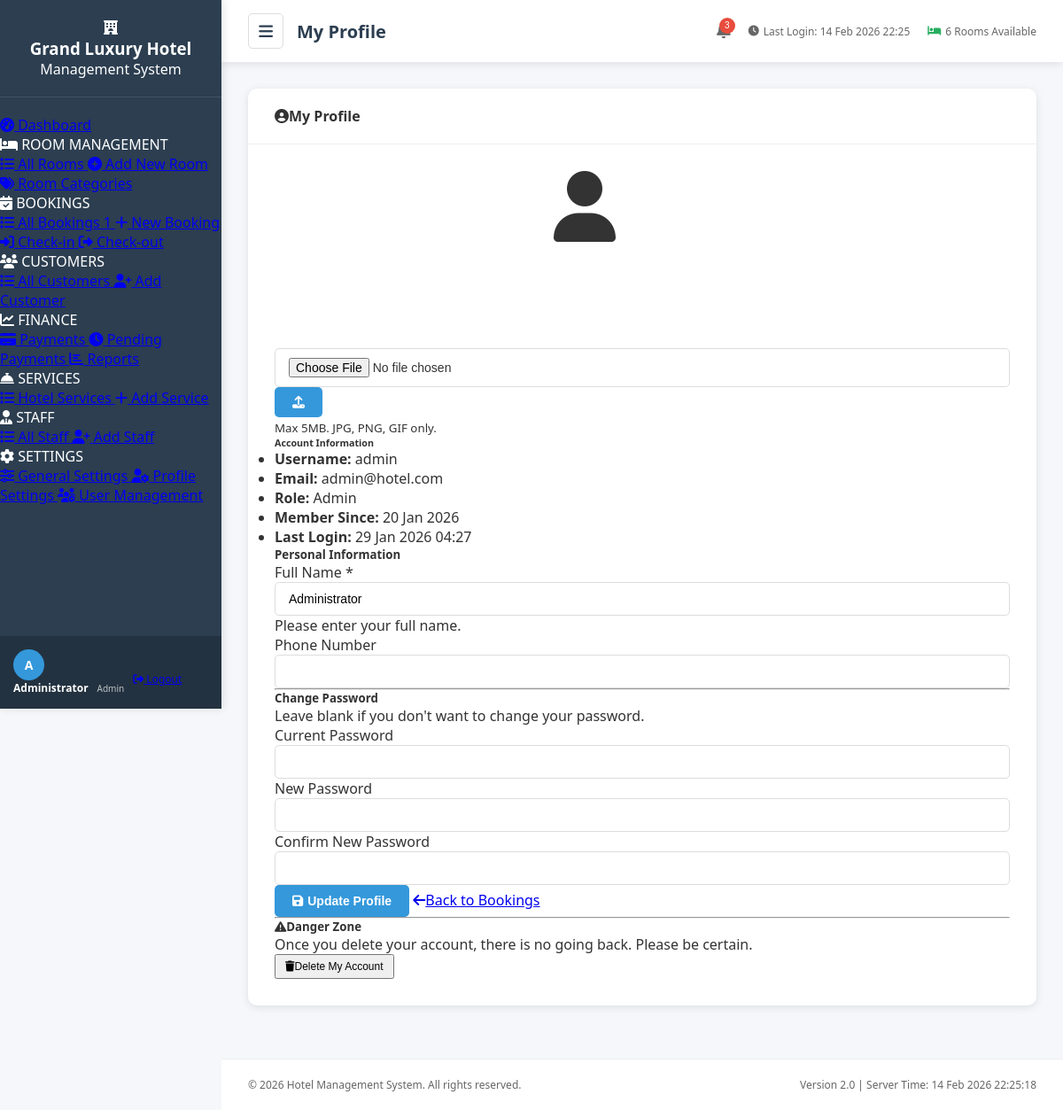
The app's page /profile.php (signed in) with its own data.
### tables this page shows
CREATE TABLE `settings` (
  `id` int(11) NOT NULL,
  `setting_key` varchar(100) NOT NULL,
  `setting_value` text DEFAULT NULL,
  `setting_group` varchar(50) DEFAULT 'general',
  `description` text DEFAULT NULL,
  `created_at` timestamp NOT NULL DEFAULT current_timestamp(),
  `updated_at` timestamp NOT NULL DEFAULT current_timestamp() ON UPDATE current_timestamp()
);

CREATE TABLE `users` (
  `id` int(11) NOT NULL,
  `username` varchar(50) NOT NULL,
  `password` varchar(255) NOT NULL,
  `email` varchar(100) NOT NULL,
  `full_name` varchar(100) DEFAULT NULL,
  `phone` varchar(20) DEFAULT NULL,
  `profile_picture` varchar(255) DEFAULT NULL,
  `role` enum('admin','receptionist','customer') DEFAULT 'customer',
  `status` enum('active','inactive','suspended') DEFAULT 'active',
  `created_at` timestamp NOT NULL DEFAULT current_timestamp(),
  `last_login` timestamp NULL DEFAULT NULL
);

### profile.php (the view, shortened to what the rows shown need)
<?php
require_once 'includes/config.php';
$user_sql = "SELECT * FROM users WHERE id = ?";
$user_stmt = $conn->prepare($user_sql);
$user_stmt->bind_param("i", $_SESSION['user_id']);
$user_stmt->execute();
$user_result = $user_stmt->get_result();
$user = $user_result->fetch_assoc();
?>
<?php include 'includes/header.php'; ?>
<div class="container">
    <div class="row justify-content-center">
        <div class="col-md-10">
            <div class="card">
                <div class="card-body">
                    <div class="row">
                        <div class="col-md-4 text-center mb-4">
                            <div class="mt-4">
                                <ul class="list-unstyled">
                                    <li><strong>Username:</strong> <?php echo $user['username']; ?></li>
                                    <li><strong>Email:</strong> <?php echo $user['email']; ?></li>
                                    <li><strong>Role:</strong> <?php echo ucfirst($user['role']); ?></li>
                                    <li><strong>Member Since:</strong> <?php echo date('d M Y', strtotime($user['created_at'])); ?></li>
                                    <?php if ($user['last_login']): ?>
                                        <li><strong>Last Login:</strong> <?php echo date('d M Y H:i', strtotime($user['last_login'])); ?></li>
                                    <?php endif; ?>
                                </ul>
                            </div>
                        </div>
                        <div class="col-md-8">
                            <form method="POST" action="" class="needs-validation" novalidate>
                                <div class="row">
                                    <div class="col-md-6 mb-3">
                                        <label for="full_name" class="form-label">Full Name *</label>
                                        <input type="text" class="form-control" id="full_name" name="full_name"
                                               value="<?php echo htmlspecialchars($user['full_name']); ?>" required>
                                        <div class="invalid-feedback">Please enter your full name.</div>
                                    </div>
                                </div>
                            </form>
                        </div>
                    </div>
                </div>
            </div>
        </div>
    </div>
</div>
<?php include 'includes/footer.php'; ?>

### includes/sidebar.php (shortened to what the rows shown need)
<?php
$current_page = basename($_SERVER['PHP_SELF']);
$action = isset($_GET['action']) ? $_GET['action'] : '';
$pending_bookings = $conn->query("SELECT COUNT(*) as count FROM bookings WHERE booking_status = 'pending'")->fetch_assoc()['count'];
?>
<aside class="sidebar">
    <div class="sidebar-header">
        <div class="sidebar-logo">
            <i class="fas fa-hotel"></i>
        </div>
        <div class="sidebar-title">
            <h3><?php echo $hotel_name; ?></h3>
            <p>Management System</p>
        </div>
    </div>
    <nav class="sidebar-nav">
        <a href="index.php" class="nav-item <?php echo $current_page == 'index.php' ? 'active' : ''; ?>">
            <i class="fas fa-tachometer-alt"></i>
            <span>Dashboard</span>
        </a>
        <div class="nav-group">
            <p class="nav-label">
                <i class="fas fa-bed"></i> ROOM MANAGEMENT
            </p>
            <a href="rooms.php?action=list" class="nav-item <?php echo ($current_page == 'rooms.php' && in_array($action, ['list', 'view', 'edit'])) ? 'active' : ''; ?>">
                <i class="fas fa-list"></i>
                <span>All Rooms</span>
            </a>
            <a href="rooms.php?action=add" class="nav-item <?php echo ($current_page == 'rooms.php' && $action == 'add') ? 'active' : ''; ?>">
                <i class="fas fa-plus-circle"></i>
                <span>Add New Room</span>
            </a>
            <a href="rooms.php?action=categories" class="nav-item <?php echo ($current_page == 'rooms.php' && $action == 'categories') ? 'active' : ''; ?>">
                <i class="fas fa-tags"></i>
                <span>Room Categories</span>
            </a>
        </div>
        <div class="nav-group">
            <p class="nav-label">
                <i class="fas fa-calendar-check"></i> BOOKINGS
            </p>
            <a href="bookings.php?action=list" class="nav-item <?php echo ($current_page == 'bookings.php' && in_array($action, ['list', 'view', 'edit'])) ? 'active' : ''; ?>">
                <i class="fas fa-list"></i>
                <span>All Bookings</span>
                <?php if ($pending_bookings > 0): ?>
                <span class="nav-badge"><?php echo $pending_bookings; ?></span>
                <?php endif; ?>
            </a>
            <a href="bookings.php?action=add" class="nav-item <?php echo ($current_page == 'bookings.php' && $action == 'add') ? 'active' : ''; ?>">
                <i class="fas fa-plus"></i>
                <span>New Booking</span>
            </a>
            <a href="bookings.php?action=checkin" class="nav-item <?php echo ($current_page == 'bookings.php' && $action == 'checkin') ? 'active' : ''; ?>">
                <i class="fas fa-sign-in-alt"></i>
                <span>Check-in</span>
            </a>
            <a href="bookings.php?action=checkout" class="nav-item <?php echo ($current_page == 'bookings.php' && $action == 'checkout') ? 'active' : ''; ?>">
                <i class="fas fa-sign-out-alt"></i>
                <span>Check-out</span>
            </a>
        </div>
        <div class="nav-group">
            <p class="nav-label">
                <i class="fas fa-users"></i> CUSTOMERS
            </p>
            <a href="customers.php?action=list" class="nav-item <?php echo ($current_page == 'customers.php' && in_array($action, ['list', 'view', 'edit'])) ? 'active' : ''; ?>">
                <i class="fas fa-list"></i>
                <span>All Customers</span>
            </a>
            <a href="customers.php?action=add" class="nav-item <?php echo ($current_page == 'customers.php' && $action == 'add') ? 'active' : ''; ?>">
                <i class="fas fa-user-plus"></i>
                <span>Add Customer</span>
            </a>
        </div>
        <div class="nav-group">
            <p class="nav-label">
                <i class="fas fa-chart-line"></i> FINANCE
            </p>
            <a href="payments.php?action=list" class="nav-item <?php echo ($current_page == 'payments.php' && in_array($action, ['list', 'view'])) ? 'active' : ''; ?>">
                <i class="fas fa-credit-card"></i>
                <span>Payments</span>
            </a>
            <a href="payments.php?action=pending" class="nav-item <?php echo ($current_page == 'payments.php' && $action == 'pending') ? 'active' : ''; ?>">
                <i class="fas fa-clock"></i>
                <span>Pending Payments</span>
            </a>
            <a href="reports.php" class="nav-item <?php echo $current_page == 'reports.php' ? 'active' : ''; ?>">
                <i class="fas fa-chart-bar"></i>
                <span>Reports</span>
            </a>
        </div>
        <div class="nav-group">
            <p class="nav-label">
                <i class="fas fa-concierge-bell"></i> SERVICES
            </p>
            <a href="services.php?action=list" class="nav-item <?php echo ($current_page == 'services.php' && in_array($action, ['list', 'add', 'edit'])) ? 'active' : ''; ?>">
                <i class="fas fa-list"></i>
                <span>Hotel Services</span>
            </a>
            <a href="services.php?action=add" class="nav-item <?php echo ($current_page == 'services.php' && $action == 'add') ? 'active' : ''; ?>">
                <i class="fas fa-plus"></i>
                <span>Add Service</span>
            </a>
        </div>
        <div class="nav-group">
            <p class="nav-label">
                <i class="fas fa-user-tie"></i> STAFF
            </p>
            <a href="staff.php?action=list" class="nav-item <?php echo ($current_page == 'staff.php' && in_array($action, ['list', 'view', 'edit'])) ? 'active' : ''; ?>">
                <i class="fas fa-list"></i>
                <span>All Staff</span>
            </a>
            <a href="staff.php?action=add" class="nav-item <?php echo ($current_page == 'staff.php' && $action == 'add') ? 'active' : ''; ?>">
                <i class="fas fa-user-plus"></i>
                <span>Add Staff</span>
            </a>
        </div>
        <div class="nav-group">
            <p class="nav-label">
                <i class="fas fa-cog"></i> SETTINGS
            </p>
            <a href="settings.php?action=general" class="nav-item <?php echo ($current_page == 'settings.php' && $action == 'general') ? 'active' : ''; ?>">
                <i class="fas fa-sliders-h"></i>
                <span>General Settings</span>
            </a>
            <a href="settings.php?action=profile" class="nav-item <?php echo ($current_page == 'settings.php' && $action == 'profile') ? 'active' : ''; ?>">
                <i class="fas fa-user-cog"></i>
                <span>Profile Settings</span>
            </a>
            <a href="settings.php?action=users" class="nav-item <?php echo ($current_page == 'settings.php' && $action == 'users') ? 'active' : ''; ?>">
                <i class="fas fa-users-cog"></i>
                <span>User Management</span>
            </a>
        </div>
    </nav>
    <div class="sidebar-footer">
        <div class="user-menu">
            <div class="user-avatar">
                <?php
                $initials = '';
                if (!empty($_SESSION['full_name'])) {
                    $names = explode(' ', $_SESSION['full_name']);
                    $initials = strtoupper(substr($names[0], 0, 1));
                } else {
                    $initials = 'AD';
                }
                echo $initials;
                ?>
            </div>
            <div class="user-info">
                <div class="user-name"><?php echo $_SESSION['full_name'] ?? 'Administrator'; ?></div>
                <div class="user-role"><?php echo ucfirst($_SESSION['role'] ?? 'admin'); ?></div>
            </div>
        </div>
        <a href="../logout.php" class="btn btn-sm btn-outline" style="margin-top: 15px; width: 100%;">
            <i class="fas fa-sign-out-alt"></i> Logout
        </a>
    </div>
</aside>

### records on screen
settings: setting_value "Grand Luxury Hotel"
users: username "admin", email "admin@hotel.com", role "Admin", created_at "20 Jan 2026", last_login "29 Jan 2026 04:27", full_name "Administrator"

### other values on screen
$pending_bookings "1"
$initials "A"
$_SESSION['full_name'] "Administrator"
$_SESSION['role'] "Admin"
$page_title "My Profile"
$available_rooms "6"
